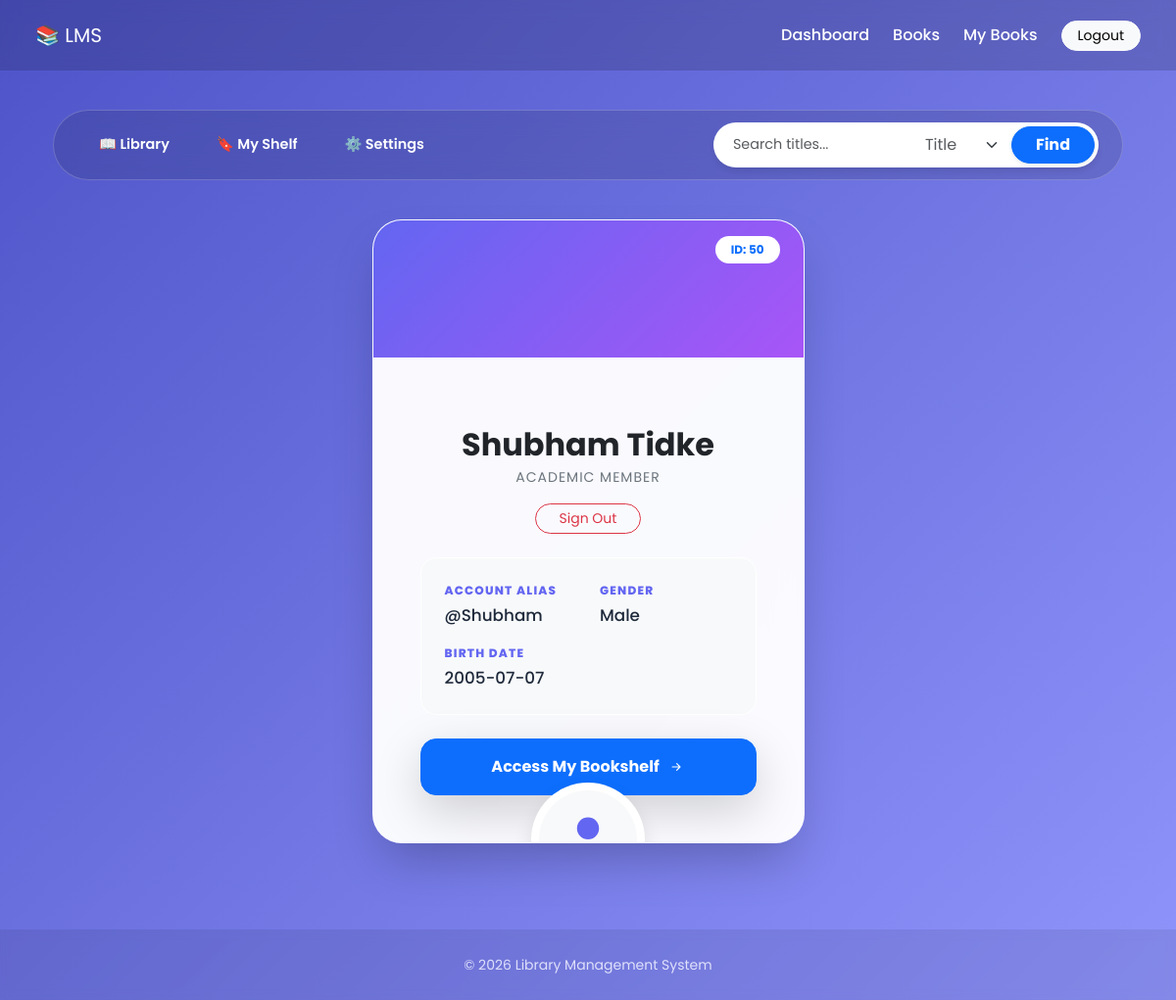
Screenshot of /student_dashboard (signed in) with the database file from the repository.
### models.py (models this page shows, shortened)
class Student(db.Model, UserMixin):
    __tablename__ = 'student'
    id = db.Column(db.Integer, primary_key=True)
    username = db.Column(db.String[32],unique=True, nullable=False)
    passhash = db.Column(db.String[512],nullable=False)
    name = db.Column(db.String[64],nullable=False)
    surname = db.Column(db.String[64],nullable=False)
    dateofbirth = db.Column(db.Date, nullable=False)
    gender = db.Column(db.String[16], nullable=False)
    is_librarian = db.Column(db.Boolean, default=False)
    rollno = db.Column(db.String[64], nullable=False, unique=True)
    @property
    def password(self):
        raise AttributeError('You cannot read the password attribute!')

### app.py (the view)
@app.route('/student_dashboard')
@login_required
def student_dashboard():
    user = current_user
    books_data = db.session.query(Books, Sections).join(Sections, Books.section_id == Sections.id).all()
    return render_template('student_dashboard.html', user=user, books = books_data)

### app.py (called while the page is built)
@login_manager.user_loader
def load_student(id):
    return db.session.query(Student).get(int(id))

### templates/student_dashboard.html (shortened to what this page needs)
{% extends "base_layout.html" %}
{% block content %}
<div class="container py-2">
    <div class="dashboard-nav d-flex justify-content-between align-items-center flex-wrap gap-3">
        <div class="d-flex gap-1">
            <a href="/student_dashboard/all_books" class="nav-pill-link">📖 Library</a>
            <a href="/student_dashboard/my_books" class="nav-pill-link">🔖 My Shelf</a>
            <a href="/student_dashboard/edit_profile" class="nav-pill-link">⚙️ Settings</a>
        </div>
        <form method="POST" action="/search_books" class="search-input-group d-flex align-items-center">
            <input type="text" name="query" placeholder="Search titles..." class="form-control rounded-pill px-3" style="width: 200px;">
            <select name="filter" class="form-select border-0 bg-transparent text-muted small" style="width: 100px; cursor: pointer;">
                <option value="book_name">Title</option>
            </select>
            <button type="submit" class="btn btn-primary rounded-pill px-4 fw-bold shadow-sm">Find</button>
        </form>
    </div>
    <div class="row justify-content-center">
        <div class="col-lg-5 col-md-8">
            <div class="profile-glass-card pb-5">
                <div class="profile-banner">
                    <div class="pt-3 pe-4 text-end">
                        <span class="badge bg-white text-primary rounded-pill px-3 py-2 opacity-90 small">ID: {{user.rollno}}</span>
                    </div>
                </div>
                <div class="profile-avatar-container">
                    <div class="rounded-circle overflow-hidden bg-light d-flex align-items-center justify-content-center" style="width: 100px; height: 100px;">
                        <svg xmlns="http://www.w3.org/2000/svg" width="60" height="60" fill="#6366f1" class="bi bi-person-fill" viewBox="0 0 16 16">
                            <path d="M3 14s-1 0-1-1 1-4 6-4 6 3 6 4-1 1-1 1zm5-6a3 3 0 1 0 0-6 3 3 0 0 0 0 6"/>
                        </svg>
                    </div>
                </div>
                <div class="text-center" style="margin-top: 70px;">
                    <h2 class="fw-bold text-dark mb-1">{{user.name}} {{user.surname}}</h2>
                    <p class="text-secondary small tracking-wide text-uppercase mb-3" style="letter-spacing: 1px;">Academic Member</p>
                    <div class="d-flex justify-content-center gap-2 mb-4">
                        <a href="/logout" class="btn btn-sm btn-outline-danger rounded-pill px-4">Sign Out</a>
                    </div>
                </div>
                <div class="px-5">
                    <div class="p-4 rounded-4 bg-light border border-white shadow-inner">
                        <div class="row text-start">
                            <div class="col-6 mb-3">
                                <p class="info-label">Account Alias</p>
                                <p class="info-value mb-0">@{{user.username}}</p>
                            </div>
                            <div class="col-6 mb-3">
                                <p class="info-label">Gender</p>
                                <p class="info-value mb-0">{{user.gender}}</p>
                            </div>
                            <div class="col-12">
                                <p class="info-label">Birth Date</p>
                                <p class="info-value mb-0">{{user.dateofbirth}}</p>
                            </div>
                        </div>
                    </div>
                    <div class="mt-4">
                        <a href="/student_dashboard/my_books" class="btn btn-primary w-100 py-3 rounded-4 shadow-lg fw-bold d-flex align-items-center justify-content-center gap-2">
                            <span>Access My Bookshelf</span>
                            <svg xmlns="http://www.w3.org/2000/svg" width="18" height="18" fill="currentColor" class="bi bi-arrow-right-short" viewBox="0 0 16 16">
                                <path fill-rule="evenodd" d="M4 8a.5.5 0 0 1 .5-.5h5.793L8.146 5.354a.5.5 0 1 1 .708-.708l3 3a.5.5 0 0 1 0 .708l-3 3a.5.5 0 0 1-.708-.708L10.293 8.5H4.5A.5.5 0 0 1 4 8"/>
                            </svg>
                        </a>
                    </div>
                </div>
            </div>
        </div>
    </div>
</div>
{% endblock %}

### templates/base_layout.html (style rules this page uses)
:root { --primary-gradient: linear-gradient(135deg, #4e54c8 0%, #8f94fb 100%); --primary-color: #764ba2; --light-bg: #f8f9fa; --glass-bg: rgba(255,255,255,0.96); --text-main: #2d3436; }
body { font-family: 'Poppins', sans-serif; background: var(--primary-gradient); background-attachment: fixed; min-height: 100vh; margin: 0; color: var(--text-main); display: flex; flex-direction: column; transition: background 0.5s ease; }

### templates/student_dashboard.html (style rules this page uses)
.profile-glass-card { background: rgba(255, 255, 255, 0.96); backdrop-filter: blur(15px); border-radius: 30px; border: 1px solid rgba(255, 255, 255, 0.4); box-shadow: 0 25px 50px -12px rgba(0, 0, 0, 0.25); overflow: hidden; animation: slideUp 0.6s ease-out; }
.profile-banner { background: linear-gradient(135deg, #6366f1 0%, #a855f7 100%); height: 140px; position: relative; }
.profile-avatar-container { position: absolute; bottom: -55px; left: 50%; transform: translateX(-50%); background: white; padding: 8px; border-radius: 50%; box-shadow: 0 10px 20px rgba(0,0,0,0.1); }
.info-label { color: #6366f1; font-weight: 800; font-size: 0.75rem; text-transform: uppercase; letter-spacing: 1.2px; margin-bottom: 4px; }
.info-value { color: #1e293b; font-size: 1.05rem; font-weight: 500; margin-bottom: 20px; }
.dashboard-nav { background: rgba(15, 23, 42, 0.15); backdrop-filter: blur(12px); border-radius: 100px; padding: 12px 24px; margin-bottom: 40px; border: 1px solid rgba(255, 255, 255, 0.2); }
.nav-pill-link { color: white !important; text-decoration: none; font-weight: 600; font-size: 0.9rem; padding: 10px 22px; border-radius: 50px; transition: all 0.3s ease; }
.search-input-group { background: white; border-radius: 50px; padding: 4px; box-shadow: 0 4px 6px -1px rgba(0, 0, 0, 0.1); }
.search-input-group input { border: none !important; box-shadow: none !important; font-size: 0.9rem; }

### rows the page displays
Student: rollno "50", name "Shubham", surname "Tidke", username "Shubham", gender "Male", dateofbirth "2005-07-07"
